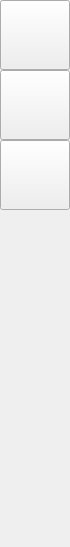
<?xml version="1.0" encoding="UTF-8"?>
<ui version="4.0">
 <class>ReadingMenu</class>
 <widget class="QWidget" name="ReadingMenu">
  <property name="geometry">
   <rect>
    <x>0</x>
    <y>0</y>
    <width>70</width>
    <height>547</height>
   </rect>
  </property>
  <property name="minimumSize">
   <size>
    <width>70</width>
    <height>0</height>
   </size>
  </property>
  <property name="maximumSize">
   <size>
    <width>70</width>
    <height>16777215</height>
   </size>
  </property>
  <property name="windowTitle">
   <string>Form</string>
  </property>
  <layout class="QVBoxLayout" name="verticalLayout_2">
   <property name="spacing">
    <number>0</number>
   </property>
   <property name="leftMargin">
    <number>0</number>
   </property>
   <property name="topMargin">
    <number>0</number>
   </property>
   <property name="rightMargin">
    <number>0</number>
   </property>
   <property name="bottomMargin">
    <number>0</number>
   </property>
   <item>
    <widget class="QWidget" name="MainWidget" native="true">
     <layout class="QVBoxLayout" name="verticalLayout_3">
      <property name="spacing">
       <number>0</number>
      </property>
      <property name="leftMargin">
       <number>0</number>
      </property>
      <property name="topMargin">
       <number>0</number>
      </property>
      <property name="rightMargin">
       <number>0</number>
      </property>
      <property name="bottomMargin">
       <number>0</number>
      </property>
      <item>
       <widget class="QPushButton" name="ContentsButton">
        <property name="minimumSize">
         <size>
          <width>70</width>
          <height>70</height>
         </size>
        </property>
        <property name="maximumSize">
         <size>
          <width>70</width>
          <height>70</height>
         </size>
        </property>
        <property name="text">
         <string/>
        </property>
       </widget>
      </item>
      <item>
       <widget class="QPushButton" name="SettingsButton">
        <property name="minimumSize">
         <size>
          <width>70</width>
          <height>70</height>
         </size>
        </property>
        <property name="maximumSize">
         <size>
          <width>70</width>
          <height>70</height>
         </size>
        </property>
        <property name="text">
         <string/>
        </property>
       </widget>
      </item>
      <item>
       <widget class="QPushButton" name="BackButton">
        <property name="minimumSize">
         <size>
          <width>70</width>
          <height>70</height>
         </size>
        </property>
        <property name="maximumSize">
         <size>
          <width>70</width>
          <height>70</height>
         </size>
        </property>
        <property name="text">
         <string/>
        </property>
       </widget>
      </item>
      <item>
       <spacer name="verticalSpacer">
        <property name="orientation">
         <enum>Qt::Vertical</enum>
        </property>
        <property name="sizeHint" stdset="0">
         <size>
          <width>20</width>
          <height>40</height>
         </size>
        </property>
       </spacer>
      </item>
     </layout>
    </widget>
   </item>
  </layout>
 </widget>
 <resources/>
 <connections/>
</ui>
